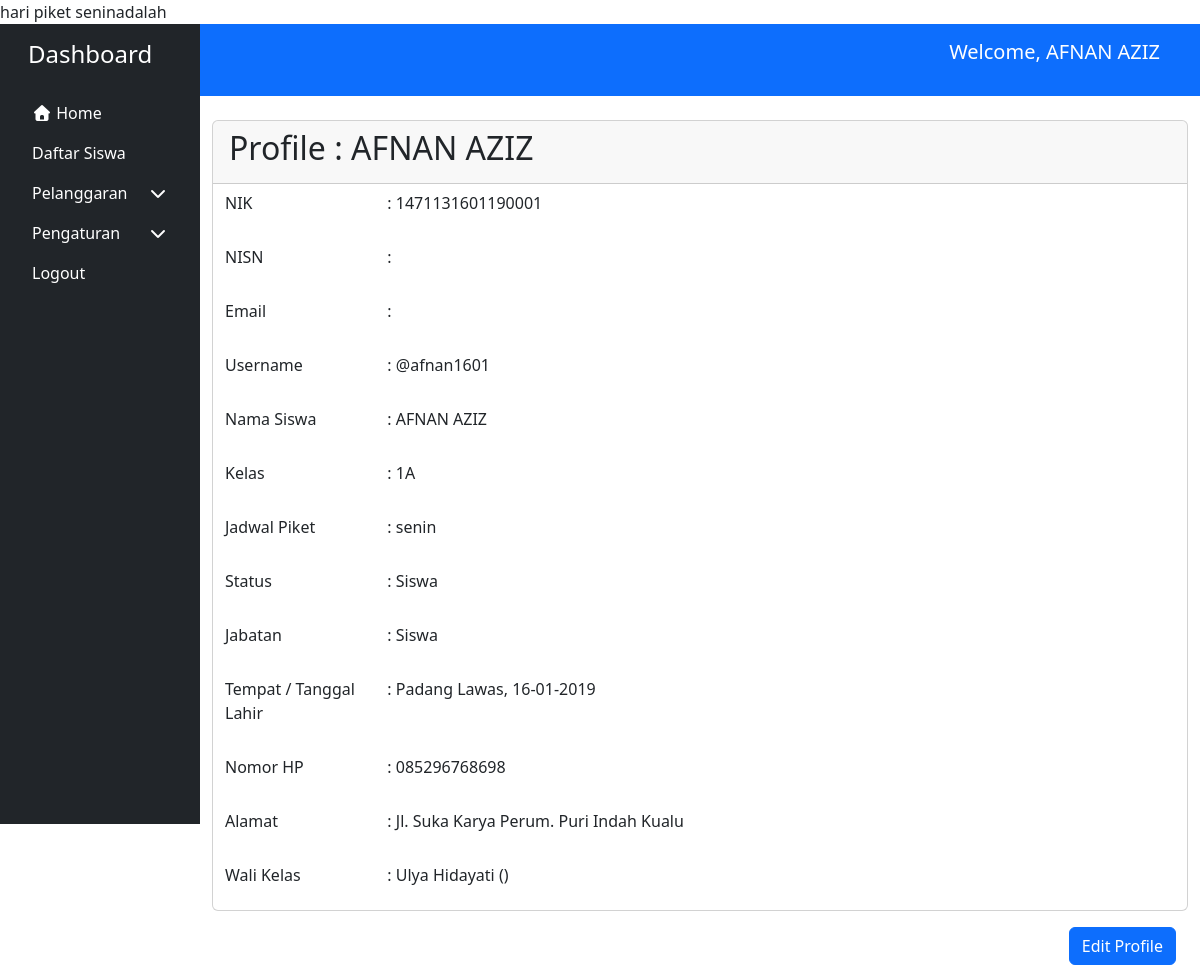
Page /index.php?page=profile (signed in) on the committed database.
### tables this page shows
CREATE TABLE `users` (
  `id` int(11) NOT NULL,
  `nik` varchar(16) NOT NULL,
  `username` varchar(50) NOT NULL,
  `nisn` varchar(20) DEFAULT NULL,
  `nip` varchar(18) DEFAULT NULL,
  `nama` varchar(100) NOT NULL,
  `kelas` varchar(20) NOT NULL,
  `email` varchar(100) NOT NULL,
  `password` varchar(64) NOT NULL,
  `jabatan_id` int(11) DEFAULT NULL,
  `nama_ortu` varchar(100) NOT NULL,
  `nomor_hp` varchar(16) NOT NULL,
  `alamat` text NOT NULL,
  `tempat_lahir` varchar(100) NOT NULL,
  `tanggal_lahir` varchar(20) NOT NULL,
  `role_id` int(11) NOT NULL,
  `jadwal_piket_id` int(11) DEFAULT NULL,
  `created_at` timestamp NOT NULL DEFAULT current_timestamp() ON UPDATE current_timestamp(),
  `updated_at` timestamp NOT NULL DEFAULT current_timestamp() ON UPDATE current_timestamp()
);

CREATE TABLE `jadwal_piket` (
  `id` int(11) NOT NULL,
  `guru_id` int(11) DEFAULT NULL,
  `hari_piket` varchar(15) DEFAULT NULL,
  `tanggal_piket` date DEFAULT NULL
);

CREATE TABLE `roles` (
  `id` int(11) NOT NULL,
  `role_name` varchar(20) NOT NULL
);

CREATE TABLE `jabatan` (
  `id` int(11) NOT NULL,
  `kode_jabatan` varchar(16) DEFAULT NULL,
  `nama_jabatan` varchar(50) NOT NULL,
  `status_kelas` varchar(50) NOT NULL,
  `created_at` timestamp NOT NULL DEFAULT current_timestamp() ON UPDATE current_timestamp(),
  `updated_at` timestamp NOT NULL DEFAULT current_timestamp() ON UPDATE current_timestamp()
);

### index.php (called while the page is built, shortened)
<?php
$page = isset($_GET['page']) ? $_GET['page'] : 'dashboard';
require_once __DIR__ . '/' . $allowedPages[$page];

### views/pages/profile/profile.php (the view, shortened to what this page needs)
<?php
require_once __DIR__ . '/../../layouts/header.php';
require_once __DIR__ . '/../../../koneksi.php';
$stmt = $db->prepare("
    SELECT u.*, r.role_name, j.nama_jabatan, jp.hari_piket
    FROM users u
    JOIN roles r ON u.role_id = r.id
    JOIN jabatan j ON u.jabatan_id = j.id
    JOIN jadwal_piket jp ON u.jadwal_piket_id = jp.id
    WHERE u.id = :user_id
");
$stmt->execute([
    'user_id' => $_SESSION['user_id']
]);
$result = $stmt->fetch(PDO::FETCH_ASSOC);
?>
<?php
$stmt = $db->prepare('SELECT nama, nip FROM users WHERE role_id = 2 AND kelas = :kelas');
$stmt->execute(['kelas' => $result['kelas']]);
$dataGuru = $stmt->fetch(PDO::FETCH_ASSOC);
?>
<div class="container w-auto">
    <section>
        <div class="card mt-4">
            <div class="card-header">
                <h2 class="card-title text-capitalize">
                    Profile : <?= htmlspecialchars($result['nama']); ?>
                </h2>
            </div>
            <div class="container">
                <div class="mb-3 row">
                    <label for="nik" class="col-sm-2 col-form-label">NIK </label>
                    <div class="col-sm-10">
                        <input type="text" readonly class="form-control-plaintext" id="nik"
                            value=": <?= htmlspecialchars($result['nik']); ?>">
                    </div>
                </div>
                <?php if ($_SESSION['role_id'] === 3): ?>
                    <div class="mb-3 row">
                        <label for="nisn" class="col-sm-2 col-form-label">NISN </label>
                        <div class="col-sm-10">
                            <input type="text" readonly class="form-control-plaintext" id="nisn"
                                value=": <?= htmlspecialchars($result['nisn']); ?>">
                        </div>
                    </div>
                <?php endif; ?>
                <div class="mb-3 row">
                    <label for="email" class="col-sm-2 col-form-label">Email </label>
                    <div class="col-sm-10">
                        <input type="text" readonly class="form-control-plaintext" id="email"
                            value=": <?= htmlspecialchars($result['email']); ?>">
                    </div>
                </div>
                <div class="mb-3 row">
                    <label for="username" class="col-sm-2 col-form-label">Username </label>
                    <div class="col-sm-10">
                        <input type="text" readonly class="form-control-plaintext" id="username"
                            value=": <?= htmlspecialchars($result['username']); ?>">
                    </div>
                </div>
                <?php if ($_SESSION['role_id'] === 3): ?>
                    <div class="mb-3 row">
                        <label for="nama" class="col-sm-2 col-form-label">Nama Siswa </label>
                        <div class="col-sm-10">
                            <input type="text" readonly class="form-control-plaintext" id="nama"
                                value=": <?= htmlspecialchars($result['nama']); ?>">
                        </div>
                    </div>
                <?php endif; ?>
                <div class="mb-3 row">
                    <label for="kelas" class="col-sm-2 col-form-label">Kelas </label>
                    <div class="col-sm-10">
                        <input type="text" readonly class="form-control-plaintext" id="kelas"
                            value=": <?= htmlspecialchars($result['kelas']); ?>">
                    </div>
                </div>
                <div class="mb-3 row">
                    <label for="hari_piket" class="col-sm-2 col-form-label">Jadwal Piket </label>
                    <div class="col-sm-10">
                        <input type="text" readonly class="form-control-plaintext" id="hari_piket"
                            value=": <?= htmlspecialchars($result['hari_piket']); ?>">
                    </div>
                </div>
                <div class="mb-3 row">
                    <label for="role_id" class="col-sm-2 col-form-label">Status</label>
                    <div class="col-sm-10">
                        <input type="text" readonly class="form-control-plaintext text-capitalize" id="role_id"
                            value=": <?= htmlspecialchars($result['role_name']); ?>">
                    </div>
                </div>
                <div class="mb-3 row">
                    <label for="jabatan" class="col-sm-2 col-form-label">Jabatan </label>
                    <div class="col-sm-10">
                        <input type="text" readonly class="form-control-plaintext" id="jabatan"
                            value=": <?= htmlspecialchars($result['nama_jabatan']); ?>">
                    </div>
                </div>
                <div class="mb-3 row">
                    <label for="ttl" class="col-sm-2 col-form-label">Tempat / Tanggal Lahir </label>
                    <div class="col-sm-10">
                        <input type="text" readonly class="form-control-plaintext" id="ttl"
                            value=": <?= htmlspecialchars($result['tempat_lahir']) ?>, <?= htmlspecialchars(date('d-m-Y', strtotime($result['tanggal_lahir']))) ?>">
                    </div>
                </div>
                <div class="mb-3 row">
                    <label for="nomor_hp" class="col-sm-2 col-form-label">Nomor HP </label>
                    <div class="col-sm-10">
                        <input type="text" readonly class="form-control-plaintext" id="nomor_hp"
                            value=": <?= htmlspecialchars($result['nomor_hp']); ?>">
                    </div>
                </div>
                <div class="mb-3 row">
                    <label for="alamat" class="col-sm-2 col-form-label">Alamat </label>
                    <div class="col-sm-10">
                        <input type="text" readonly class="form-control-plaintext" id="alamat"
                            value=": <?= htmlspecialchars($result['alamat']); ?>">
                    </div>
                </div>
                <?php if ($_SESSION['role_id'] === 3): ?>
                    <div class="mb-3 row">
                        <label for="wali_kelas" class="col-sm-2 col-form-label">Wali Kelas </label>
                        <div class="col-sm-10">
                            <input type="text" readonly class="form-control-plaintext" id="wali_kelas"
                                value=": <?= htmlspecialchars($dataGuru['nama'] ?? ''); ?> (<?= htmlspecialchars($dataGuru['nip'] ?? ''); ?>)">
                        </div>
                    </div>
                <?php endif; ?>
            </div>
        </div>
        <div class="container d-flex justify-content-end">
            <a href="index.php?page=edit_profile" class="btn btn-primary mt-3">Edit Profile</a>
        </div>
    </section>
</div>
<?php require_once __DIR__ . '/../../layouts/footer.php'; ?>

### views/layouts/header.php (shortened to what this page needs)
<?php
require_once __DIR__ . '/../../koneksi.php';
$getHariPiket = $db->prepare('SELECT users.jadwal_piket_id, jadwal_piket.hari_piket FROM users JOIN jadwal_piket ON users.jadwal_piket_id = jadwal_piket.id WHERE users.id = :user_id');
$getHariPiket->execute(['user_id' => $_SESSION['user_id']]);
$hariPiket = $getHariPiket->fetch();
echo 'hari piket ' . $hariPiket['hari_piket'] . 'adalah';
?>
<!DOCTYPE html>
<html lang="en">
<head>
    <link rel="stylesheet" href="<?= BASE_URL ?>/assets/css/style.css">
    <link href="https://cdn.jsdelivr.net/npm/bootstrap@5.3.8/dist/css/bootstrap.min.css" rel="stylesheet"
 />
    <link rel="stylesheet" href="https://cdnjs.cloudflare.com/ajax/libs/font-awesome/7.0.0/css/all.min.css"
 />
    <link rel="stylesheet" href="https://cdn.jsdelivr.net/npm/sweetalert2@11/dist/sweetalert2.min.css">
</head>
<body>
    <div class="container-fluid">
        <div class="row">
            <div id="sidebar" class="col-md-3 col-lg-2 p-3 bg-dark text-white sticky-top sidebar"
                style="height: 100vh; overflow-y: auto;">
                <div class="container d-flex justify-content-between">
                    <h4 class="mb-4">Dashboard</h4>
                </div>
                <ul class="nav flex-column">
                    <li class="nav-item">
                        <a class="nav-link text-white" href="index.php?page=index">
                            <i class="fa-solid fa-house text-white"></i>
                            Home
                        </a>
                    </li>
                    <?php if ($_SESSION['role_id'] == 3): ?>
                        <li class="nav-item">
                            <a class="nav-link text-white" href="index.php?page=profile">
                                Daftar Siswa
                            </a>
                        </li>
                    <?php endif; ?>
            <li class="nav-item">
                <a class="nav-link text-white d-flex justify-content-between align-items-center"
                    data-bs-toggle="collapse" href="#pelanggaran" role="button" aria-expanded="false"
                    aria-controls="pelanggaran">
                    <span>Pelanggaran</span>
                    <i class="fa fa-chevron-down"></i>
                </a>
            </li>
            <li class="nav-item">
                <a class="nav-link text-white d-flex justify-content-between align-items-center"
                    data-bs-toggle="collapse" href="#pengaturan" role="button" aria-expanded="false"
                    aria-controls="pengaturan">
                    <span>Pengaturan</span>
                    <i class="fa fa-chevron-down"></i>
                </a>
            </li>
            <li class="nav-item">
                <a class="nav-link text-white" href="index.php?page=logout">
                    Logout
                </a>
            </li>
            </ul>
        </div>
        <div class="col-md-9 col-lg-10 px-0">
            <nav class="navbar navbar-expand-lg bg-primary px-4 sticky-top" data-bs-theme="dark">
                <?php if (isset($_SESSION['user_id']) && isset($_SESSION['role_id'])): ?>
                    <p class="navbar-brand">
                        Welcome, <?= htmlspecialchars($_SESSION['user_name']) ?>
                    </p>
                <?php endif; ?>
            </nav>

### assets/css/style.css (style rules this page uses)
html { scroll-behavior: smooth; }
.nav-link[aria-expanded="false"] .fa-chevron-down { transition: transform 0.3s; }
@media (min-width: 768px) { .sidebar { display: block; } }
@media screen and (min-width: 768px) { .navbar-brand { display: inline; } }

### rows in the picture
users: jadwal_piket.hari_piket "senin", nama "AFNAN AZIZ", nik ": 1471131601190001", username ": @afnan1601", nama ": AFNAN AZIZ", kelas ": 1A", jadwal_piket.hari_piket ": senin", role.role_name ": siswa", jabatan.nama_jabatan ": Siswa", tempat_lahir+tanggal_lahir ": Padang Lawas, 16-01-2019", nomor_hp ": 085296768698", alamat ": Jl. Suka Karya Perum. Puri Indah Kualu"
users: nama ": Ulya Hidayati ()"

### other values in the picture
$_SESSION['user_name'] "AFNAN AZIZ"
